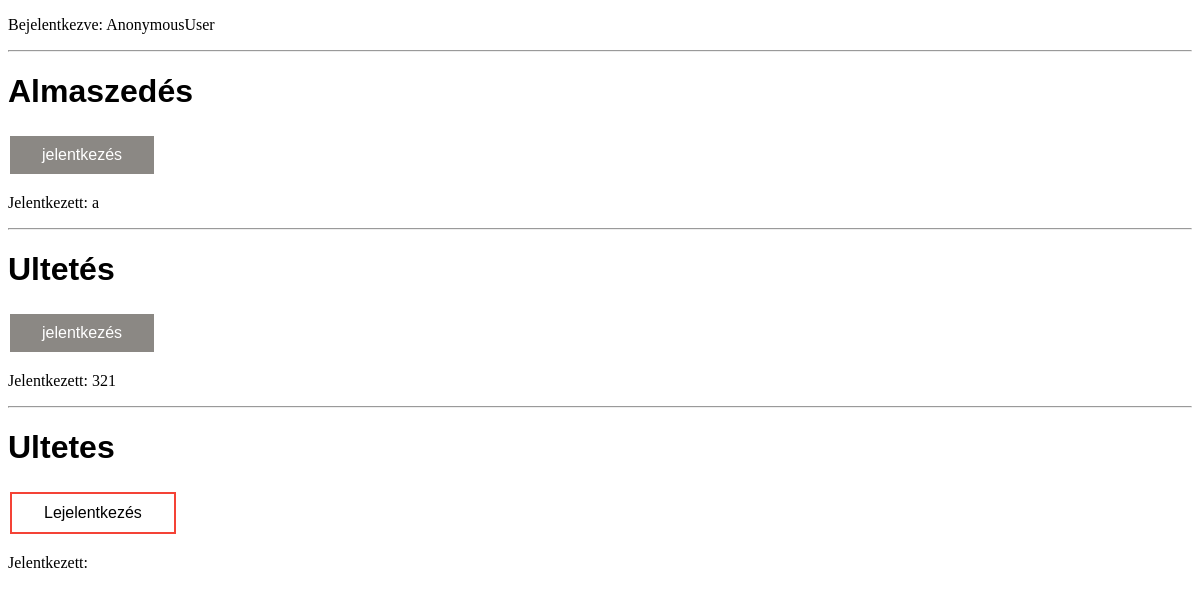
The page /valasztas/ on the database its author committed.
### APP/models.py (models this page shows, shortened)
class Feladat(models.Model):
    nev=models.CharField(primary_key=True,max_length=100,blank=False)
    resztvevo=models.CharField(max_length=100,blank=True)
    class Meta:
        verbose_name = 'Feladat'
        verbose_name_plural = 'Feladats'

### APP/views.py (the view)
# urls.py: path('valasztas/',valasztas),
def valasztas(request):
    count=Feladat.objects.filter(resztvevo=request.user).count()
    if count==0:
        vanmar=False
    else:
        vanmar=True
    context={
        'feladatok':Feladat.objects.all(),
        'vanmar':vanmar,
    }
    return render(request,"menu.html",context)

### APP/templates/menu.html (shortened to what this page needs)
{% load static %}
<!DOCTYPE html>
<html lang="en">
<head>
    <link rel="stylesheet" href="{% static 'styles.css' %}" >
</head>
<body>
    <p id="user">Bejelentkezve: {{user}}</p>
    {% for feladat in feladatok  %}
        <div >
            <hr>
        <h1 class="cim">{{feladat.nev}}</h1>
        {% if feladat.resztvevo == request.user.username %}
            <form action="{{feladat.nev}}" method="POST">
                <button id="lejelentkezes" type="submit" value="{{feladat.nev}}" name="lejelentkezes">Lejelentkezés</button>
            </form>
        {% elif vanmar and feladat.resztvevo|stringformat:'s' == ""  %}
            <form action="{{feladat.nev}}" method="POST">
                {% csrf_token %}
                <button id="atjelentkezes" type="submit" value="{{feladat.nev}}" name="atjelentkezes">Átjelentkezés</button>
            </form>
        {% elif feladat.resztvevo != request.user.username and feladat.resztvevo|stringformat:'s' != "" %}
            <form action="{{feladat.nev}}" method="POST">
                <button id="jelentkezesD" type="submit" value="{{feladat.nev}}"  disabled>jelentkezés</button>
            </form>
        {% else %}
            <form action="{{feladat.nev}}" method="POST">
                {% csrf_token %}
                <button id="jelentkezes" type="submit" value="{{feladat.nev}}" name="jelentkezes" >Jelentkezés</button>
            </form>
        {% endif %}
        <p>Jelentkezett: {{feladat.resztvevo}}</p>
        </div>
    {% endfor %}
</body>
</html>

### APP/static/styles.css (style rules this page uses)
#lejelentkezes { background-color: #f44336; border: none; color: white; padding: 10px 32px; text-align: center; text-decoration: none; display: inline-block; font-size: 16px; margin: 4px 2px; transition-duration: 0.4s; cursor: pointer; }
#lejelentkezes { background-color: white; color: black; border: 2px solid #f44336; }
.cim { font-family: 'Franklin Gothic Medium', 'Arial Narrow', Arial, sans-serif; }
#jelentkezesD { background-color: #8b8884; border: none; color: white; padding: 10px 32px; text-align: center; text-decoration: none; display: inline-block; font-size: 16px; margin: 4px 2px; transition-duration: 0.4s; cursor: pointer; }

### rows shown on the page
Feladat: nev "Almaszedés", resztvevo "a"
Feladat: nev "Ultetés", resztvevo "321"
Feladat: nev "Ultetes"

### other values the page prints
{{ user }} "AnonymousUser"
